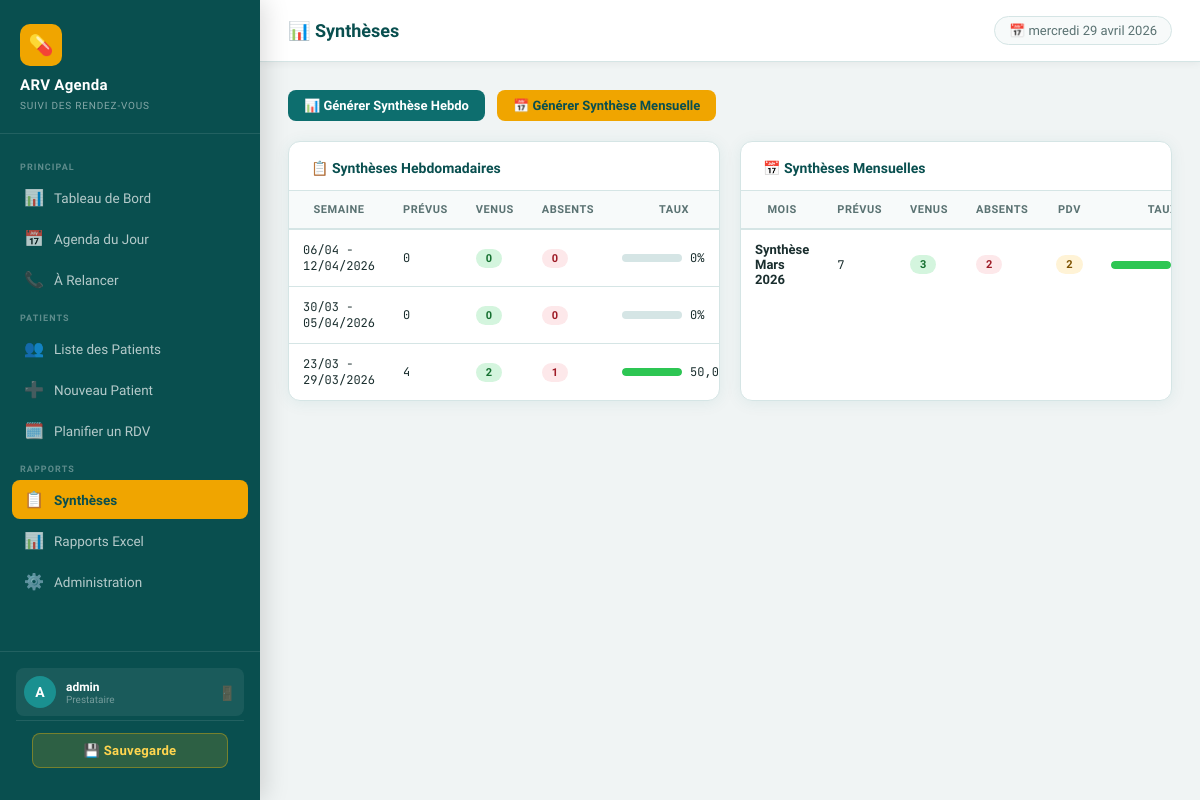
Before: /synthese/ (signed in) with the older database file.
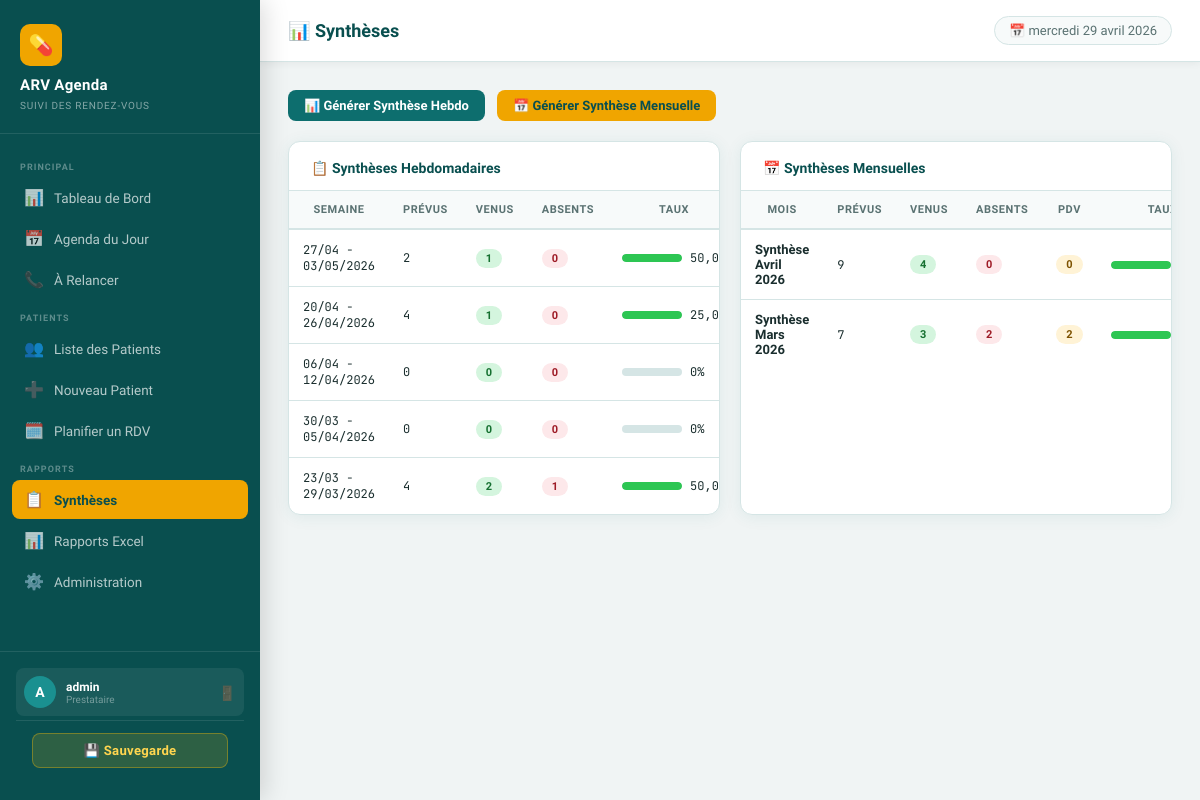
After: the same page with the newer database file.
### synthese/models.py (models this page shows, shortened)
class SyntheseHebdomadaire(models.Model):
    semaine_debut = models.DateField(verbose_name="Début de semaine")
    semaine_fin = models.DateField(verbose_name="Fin de semaine")
    total_rdv_prevus = models.PositiveIntegerField(default=0)
    total_venus = models.PositiveIntegerField(default=0)
    total_absents = models.PositiveIntegerField(default=0)
    total_relances = models.PositiveIntegerField(default=0)
    notes = models.TextField(blank=True)
    cree_par = models.ForeignKey(User, on_delete=models.SET_NULL, null=True)
    date_creation = models.DateTimeField(auto_now_add=True)
    class Meta:
        verbose_name = "Synthèse Hebdomadaire"
        unique_together = ['semaine_debut', 'semaine_fin']
        ordering = ['-semaine_debut']
    @property
    def taux_presence(self):
        if self.total_rdv_prevus == 0:
            return 0
        return round((self.total_venus / self.total_rdv_prevus) * 100, 1)

class SyntheseMensuelle(models.Model):
    mois = models.PositiveIntegerField(verbose_name="Mois")
    annee = models.PositiveIntegerField(verbose_name="Année")
    total_rdv_prevus = models.PositiveIntegerField(default=0)
    total_venus = models.PositiveIntegerField(default=0)
    total_absents = models.PositiveIntegerField(default=0)
    total_perdus_de_vue = models.PositiveIntegerField(default=0, verbose_name="Perdus de vue")
    notes = models.TextField(blank=True)
    cree_par = models.ForeignKey(User, on_delete=models.SET_NULL, null=True)
    date_creation = models.DateTimeField(auto_now_add=True)
    class Meta:
        verbose_name = "Synthèse Mensuelle"
        unique_together = ['mois', 'annee']
        ordering = ['-annee', '-mois']
    def __str__(self):
        from calendar import month_name
        mois_fr = ['', 'Janvier','Février','Mars','Avril','Mai','Juin','Juillet','Août','Septembre','Octobre','Novembre','Décembre']
        return f"Synthèse {mois_fr[self.mois]} {self.annee}"
    @property
    def taux_presence(self):
        if self.total_rdv_prevus == 0:
            return 0
        return round((self.total_venus / self.total_rdv_prevus) * 100, 1)

### synthese/views.py (the view)
# urls.py: path('', views.synthese_list, name='synthese_list'),
@login_required
def synthese_list(request):
    jour = date.today()
    hebdo = SyntheseHebdomadaire.objects.all()[:10]
    mensuel = SyntheseMensuelle.objects.all()[:12]
    debut = jour - timedelta(days=7)
    rdv_absents = RendezVous.objects.filter(
        date_rdv__range=[debut, jour],
        est_venu=False
    ).select_related('patient').order_by('date_rdv')
    return render(request, 'synthese/synthese_list.html', {
        'hebdo_list': hebdo,
        'mensuel_list': mensuel,
        'rdv_absents': rdv_absents
})

### templates/synthese/synthese_list.html (shortened to what this page needs)
{% extends 'base.html' %}
{% block page_title %}📊 Synthèses{% endblock %}
{% block content %}
<div style="display:flex;gap:12px;margin-bottom:20px;">
  <a href="{% url 'generer_hebdo' %}" class="btn btn-primary">📊 Générer Synthèse Hebdo</a>
  <a href="{% url 'generer_mensuelle' %}" class="btn btn-accent">📅 Générer Synthèse Mensuelle</a>
</div>
<div style="display:grid;grid-template-columns:1fr 1fr;gap:20px;">
  <div class="card">
    <div class="card-header"><span class="card-title">📋 Synthèses Hebdomadaires</span></div>
    <div class="table-wrapper">
      {% if hebdo_list %}
      <table class="arv-table">
        <thead><tr><th>Semaine</th><th>Prévus</th><th>Venus</th><th>Absents</th><th>Taux</th><th></th></tr></thead>
        <tbody>
          {% for s in hebdo_list %}
          <tr>
            <td class="mono" style="font-size:12px;">{{ s.semaine_debut|date:"d/m" }} - {{ s.semaine_fin|date:"d/m/Y" }}</td>
            <td class="mono">{{ s.total_rdv_prevus }}</td>
            <td><span class="badge badge-success">{{ s.total_venus }}</span></td>
            <td><span class="badge badge-danger">{{ s.total_absents }}</span></td>
            <td>
              <div style="display:flex;align-items:center;gap:8px;">
                <div class="progress" style="width:60px;"><div class="progress-bar success" style="width:{{ s.taux_presence }}%"></div></div>
                <span class="mono" style="font-size:12px;">{{ s.taux_presence }}%</span>
              </div>
            </td>
          </tr>
          {% endfor %}
        </tbody>
      </table>
      {% else %}
      <div class="empty-state"><div class="icon">📋</div><p>Aucune synthèse hebdomadaire</p></div>
      {% endif %}
    </div>
  </div>
  <div class="card">
    <div class="card-header"><span class="card-title">📅 Synthèses Mensuelles</span></div>
    <div class="table-wrapper">
      {% if mensuel_list %}
      <table class="arv-table">
        <thead><tr><th>Mois</th><th>Prévus</th><th>Venus</th><th>Absents</th><th>PDV</th><th>Taux</th></tr></thead>
        <tbody>
          {% for s in mensuel_list %}
          <tr>
            <td class="fw-bold">{{ s }}</td>
            <td class="mono">{{ s.total_rdv_prevus }}</td>
            <td><span class="badge badge-success">{{ s.total_venus }}</span></td>
            <td><span class="badge badge-danger">{{ s.total_absents }}</span></td>
            <td><span class="badge badge-warning">{{ s.total_perdus_de_vue }}</span></td>
            <td>
              <div style="display:flex;align-items:center;gap:8px;">
                <div class="progress" style="width:60px;"><div class="progress-bar success" style="width:{{ s.taux_presence }}%"></div></div>
              </div>
            </td>
          </tr>
          {% endfor %}
        </tbody>
      </table>
      {% else %}
      <div class="empty-state"><div class="icon">📅</div><p>Aucune synthèse mensuelle</p></div>
      {% endif %}
    </div>
  </div>
</div>
{% endblock %}

### templates/base.html (shortened to what this page needs)
<!DOCTYPE html>
<html lang="fr">
<head>
  {% load static %}
  <link rel="stylesheet" href="{% static 'css/main.css' %}">
</head>
<body>
{% if user.is_authenticated %}
<aside class="sidebar">
  <div class="sidebar-brand">
    <div class="brand-icon">💊</div>
    {% if user.groups.all|length > 0 %}
      {% for group in user.groups.all %}
        {% if group.name == 'Agenda PTME' %}<h1>ARV Agenda</h1><small>Agenda PTME</small>
        {% elif group.name == 'Agenda Adulte' %}<h1>ARV Agenda</h1><small>Agenda Adulte</small>
        {% endif %}
      {% endfor %}
    {% else %}<h1>ARV Agenda</h1><small>Suivi des Rendez-Vous</small>
    {% endif %}
  </div>
  <nav class="sidebar-nav">
    <div class="nav-section-title">Principal</div>
    <a href="{% url 'dashboard' %}" class="nav-link {% if request.resolver_match.url_name == 'dashboard' %}active{% endif %}">
      <span class="icon">📊</span> Tableau de Bord
    </a>
    <a href="{% url 'agenda_jour' %}" class="nav-link {% if request.resolver_match.url_name == 'agenda_jour' %}active{% endif %}">
      <span class="icon">📅</span> Agenda du Jour
    </a>
    <a href="{% url 'a_relancer_list' %}" class="nav-link {% if request.resolver_match.url_name == 'a_relancer_list' %}active{% endif %}">
      <span class="icon">📞</span> À Relancer
    </a>
    <div class="nav-section-title">Patients</div>
    <a href="{% url 'patient_list' %}" class="nav-link {% if 'patient' in request.resolver_match.url_name %}active{% endif %}">
      <span class="icon">👥</span> Liste des Patients
    </a>
    <a href="{% url 'patient_create' %}" class="nav-link">
      <span class="icon">➕</span> Nouveau Patient
    </a>
    <a href="{% url 'rdv_create' %}" class="nav-link">
      <span class="icon">🗓️</span> Planifier un RDV
    </a>
    <div class="nav-section-title">Rapports</div>
    <a href="{% url 'synthese_list' %}" class="nav-link {% if 'synthese' in request.resolver_match.url_name %}active{% endif %}">
      <span class="icon">📋</span> Synthèses
    </a>
    <a href="{% url 'rapport_page' %}" class="nav-link {% if request.resolver_match.url_name == 'rapport_page' or request.resolver_match.url_name == 'rapport_export' %}active{% endif %}">
      <span class="icon">📊</span> Rapports Excel
    </a>
    {% if user.is_staff %}
    <a href="/admin/" class="nav-link">
      <span class="icon">⚙️</span> Administration
    </a>
    {% endif %}
  </nav>
  <div class="sidebar-footer">
    <div class="user-info">
      <div class="user-avatar">{{ user.username|slice:":1"|upper }}</div>
      <div class="user-details">
        <div class="user-name">{{ user.get_full_name|default:user.username }}</div>
        <div class="user-role">
        {% for group in user.groups.all %}
          {% if group.name == 'Agenda PTME' or group.name == 'Agenda Adulte' %}{{ group.name }}{% endif %}
        {% empty %}Prestataire{% endfor %}
      </div>
      </div>
      <form method="POST" action="{% url 'logout' %}" class="logout-form">
        <button type="submit" class="btn-logout" title="Déconnexion">🚪</button>
      </form>
    </div>
    {% if user.is_staff %}
    <div class="sidebar-backup">
      <a href="{% url 'backup_download' %}"
         class="btn-backup"
         onclick="return confirm('Lancer une sauvegarde complète du système ?')"
         title="Sauvegarder la base de données et les fichiers">
        💾 Sauvegarde
      </a>
    </div>
    {% endif %}
  </div>
</aside>
<div class="main-content">
  <div class="topbar">
    <span class="topbar-title">{% block page_title %}ARV Agenda{% endblock %}</span>
    <span class="topbar-date">📅 {% now "l d F Y" %}</span>
  </div>
  <div class="page-content">
    {% block content %}{% endblock %}
  </div>
</div>
{% else %}
{% block auth_content %}{% endblock %}
{% endif %}
</body>
</html>

Changed rows visible on the page:
added SyntheseHebdomadaire: semaine_debut "27/04", semaine_fin "03/05/2026", total_rdv_prevus "2", total_venus "1", total_absents "0", taux_presence "50,0"
added SyntheseHebdomadaire: semaine_debut "20/04", semaine_fin "26/04/2026", total_rdv_prevus "4", total_venus "1", total_absents "0", taux_presence "25,0"
added SyntheseMensuelle: mois+annee "Synthèse Avril 2026", total_rdv_prevus "9", total_venus "4", total_absents "0", total_perdus_de_vue "0"
